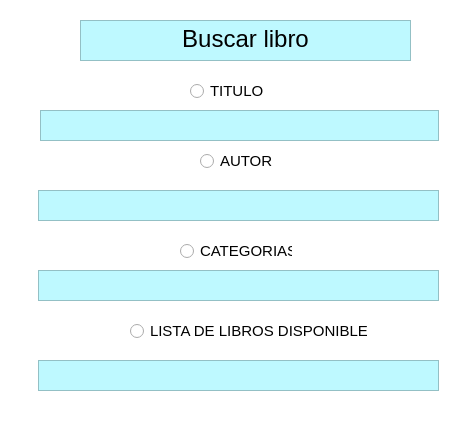
<?xml version="1.0" encoding="UTF-8"?>
<ui version="4.0">
 <class>win_buscar_libro</class>
 <widget class="QWidget" name="win_buscar_libro">
  <property name="geometry">
   <rect>
    <x>0</x>
    <y>0</y>
    <width>468</width>
    <height>443</height>
   </rect>
  </property>
  <property name="minimumSize">
   <size>
    <width>468</width>
    <height>0</height>
   </size>
  </property>
  <property name="windowTitle">
   <string>win_buscar_libro</string>
  </property>
  <property name="autoFillBackground">
   <bool>false</bool>
  </property>
  <property name="styleSheet">
   <string notr="true">background-color: rgb(255, 255, 255);</string>
  </property>
  <widget class="QTextBrowser" name="text_buscar_libro">
   <property name="geometry">
    <rect>
     <x>80</x>
     <y>20</y>
     <width>331</width>
     <height>41</height>
    </rect>
   </property>
   <property name="styleSheet">
    <string notr="true">background-color:rgb(190, 249, 255)
</string>
   </property>
   <property name="html">
    <string>&lt;!DOCTYPE HTML PUBLIC &quot;-//W3C//DTD HTML 4.0//EN&quot; &quot;http://www.w3.org/TR/REC-html40/strict.dtd&quot;&gt;
&lt;html&gt;&lt;head&gt;&lt;meta name=&quot;qrichtext&quot; content=&quot;1&quot; /&gt;&lt;style type=&quot;text/css&quot;&gt;
p, li { white-space: pre-wrap; }
&lt;/style&gt;&lt;/head&gt;&lt;body style=&quot; font-family:'MS Shell Dlg 2'; font-size:8.25pt; font-weight:400; font-style:normal;&quot;&gt;
&lt;p align=&quot;center&quot; style=&quot; margin-top:0px; margin-bottom:0px; margin-left:0px; margin-right:0px; -qt-block-indent:0; text-indent:0px;&quot;&gt;&lt;span style=&quot; font-size:18pt;&quot;&gt;Buscar libro&lt;/span&gt;&lt;/p&gt;&lt;/body&gt;&lt;/html&gt;</string>
   </property>
  </widget>
  <widget class="QRadioButton" name="radioButton_titulo">
   <property name="geometry">
    <rect>
     <x>190</x>
     <y>80</y>
     <width>77</width>
     <height>22</height>
    </rect>
   </property>
   <property name="font">
    <font>
     <pointsize>11</pointsize>
    </font>
   </property>
   <property name="text">
    <string>TITULO</string>
   </property>
  </widget>
  <widget class="QRadioButton" name="radioButton_autor">
   <property name="geometry">
    <rect>
     <x>200</x>
     <y>150</y>
     <width>72</width>
     <height>22</height>
    </rect>
   </property>
   <property name="font">
    <font>
     <pointsize>11</pointsize>
    </font>
   </property>
   <property name="text">
    <string>AUTOR</string>
   </property>
  </widget>
  <widget class="QRadioButton" name="radioButton_categorias">
   <property name="geometry">
    <rect>
     <x>180</x>
     <y>240</y>
     <width>112</width>
     <height>22</height>
    </rect>
   </property>
   <property name="font">
    <font>
     <pointsize>11</pointsize>
    </font>
   </property>
   <property name="text">
    <string>CATEGORIAS</string>
   </property>
  </widget>
  <widget class="QRadioButton" name="radioButton_lis_disponibles">
   <property name="geometry">
    <rect>
     <x>130</x>
     <y>320</y>
     <width>237</width>
     <height>22</height>
    </rect>
   </property>
   <property name="font">
    <font>
     <pointsize>11</pointsize>
    </font>
   </property>
   <property name="text">
    <string>LISTA DE LIBROS DISPONIBLES</string>
   </property>
  </widget>
  <widget class="QTextEdit" name="txtbu_titulo">
   <property name="geometry">
    <rect>
     <x>40</x>
     <y>110</y>
     <width>399</width>
     <height>31</height>
    </rect>
   </property>
   <property name="styleSheet">
    <string notr="true">background-color:rgb(190, 249, 255)
</string>
   </property>
  </widget>
  <widget class="QTextEdit" name="txtbu_autor">
   <property name="geometry">
    <rect>
     <x>38</x>
     <y>190</y>
     <width>401</width>
     <height>31</height>
    </rect>
   </property>
   <property name="styleSheet">
    <string notr="true">background-color:rgb(190, 249, 255)
</string>
   </property>
  </widget>
  <widget class="QListView" name="listView_categorias">
   <property name="geometry">
    <rect>
     <x>38</x>
     <y>270</y>
     <width>401</width>
     <height>31</height>
    </rect>
   </property>
   <property name="styleSheet">
    <string notr="true">background-color:rgb(190, 249, 255)
</string>
   </property>
  </widget>
  <widget class="QListView" name="listView_lis_disponibles">
   <property name="geometry">
    <rect>
     <x>38</x>
     <y>360</y>
     <width>401</width>
     <height>31</height>
    </rect>
   </property>
   <property name="styleSheet">
    <string notr="true">background-color:rgb(190, 249, 255)
</string>
   </property>
  </widget>
 </widget>
 <resources/>
 <connections/>
</ui>
